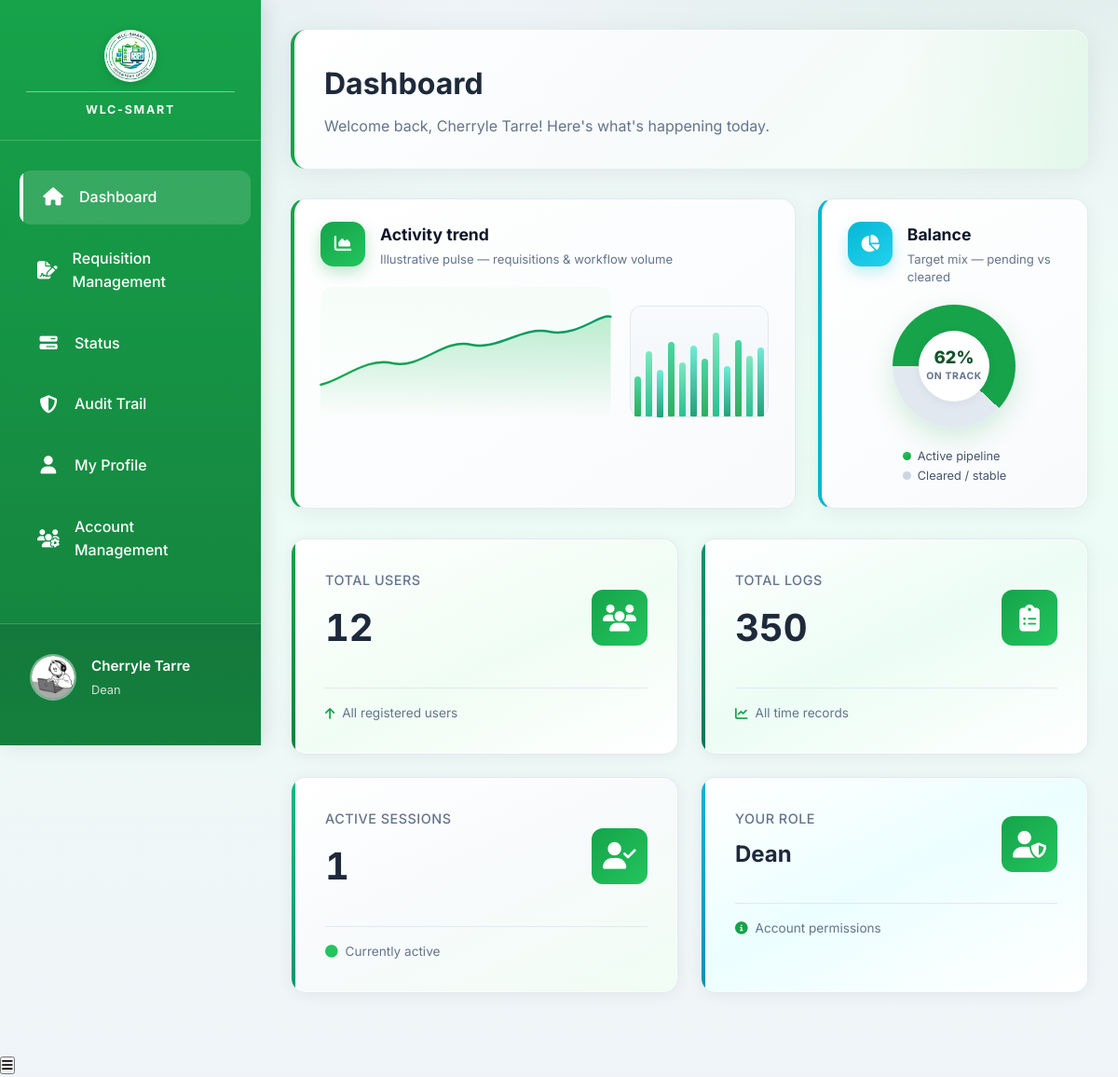
Screenshot of /public/pages/dashboard.php (signed in) with the database file from the repository.
### tables this page shows
CREATE TABLE `user` (
  `user_id` int(11) NOT NULL,
  `Email` varchar(191) NOT NULL COMMENT 'Login email (kept as Email for backward compatibility)',
  `password` varchar(255) NOT NULL COMMENT 'Store hashed password (bcrypt/argon2)',
  `role` enum('Inventory Manager','Dean','Laboratory Manager','Comptroller','President','Employee','User','GSD officer') NOT NULL DEFAULT 'User',
  `failed_attempts` tinyint(3) UNSIGNED NOT NULL DEFAULT 0 COMMENT 'Failed login counter',
  `lock_time` datetime DEFAULT NULL COMMENT 'When account lock was triggered',
  `created_at` datetime NOT NULL DEFAULT current_timestamp() COMMENT 'Record creation timestamp',
  `updated_at` datetime NOT NULL DEFAULT current_timestamp() ON UPDATE current_timestamp() COMMENT 'Last profile/account update',
  `deleted_at` datetime DEFAULT NULL COMMENT 'Soft-delete timestamp',
  `office_id` int(11) DEFAULT NULL,
  `photo_url` varchar(500) DEFAULT NULL COMMENT 'Profile photo URL/path',
  `full_name` varchar(150) DEFAULT NULL COMMENT 'User full name for profile/UI',
  `contact_number` varchar(20) DEFAULT NULL COMMENT 'Mobile/telephone number',
  `has_consented` tinyint(1) NOT NULL DEFAULT 0 COMMENT 'Accepted Privacy Notice + T&C',
  `consent_version` varchar(10) DEFAULT NULL COMMENT 'Policy version accepted (e.g., 2026-01)',
  `consent_date` datetime DEFAULT NULL COMMENT 'When consent was given',
  `last_login` datetime DEFAULT NULL COMMENT 'Most recent successful login',
  `account_status` enum('active','disabled','locked') NOT NULL DEFAULT 'active' COMMENT 'Account lifecycle state',
  `password_updated_at` datetime DEFAULT NULL COMMENT 'Last password change date',
  `remember_token` varchar(255) DEFAULT NULL COMMENT 'Persistent-login/session token hash'
);

### public/pages/dashboard.php (the view, shortened to what this page needs)
<?php
$db = Database::connect();
$stmt = $db->prepare("SELECT * FROM user WHERE user_id = ?");
$stmt->execute([$_SESSION['user_id']]);
$user = $stmt->fetch(PDO::FETCH_ASSOC);
$username = trim((string)($user['full_name'] ?? ''));
$initialSeed = $username !== '' ? $username : (string)($user['Email'] ?? 'U');
$initials = strtoupper(substr($initialSeed, 0, 1));
$totalUsers = $db->query("SELECT COUNT(*) FROM user")->fetchColumn();
$totalLogs  = $db->query("SELECT COUNT(*) FROM log_history")->fetchColumn();
$activeSessions = $db->query("SELECT COUNT(*) FROM log_history WHERE time_out IS NULL OR time_out = '0000-00-00 00:00:00' OR time_out = time_in")->fetchColumn();
?>
<!DOCTYPE html>
<html lang="en">
<head>
<link rel="stylesheet" href="../assets/css/dashboard.css">
<link rel="stylesheet" href="../assets/css/loading.css">
<link rel="stylesheet" href="https://cdnjs.cloudflare.com/ajax/libs/font-awesome/6.5.0/css/all.min.css">
</head>
<body>
<aside class="sidebar" id="sidebar">
    <?php require __DIR__ . '/partials/sidebar_brand_header.php'; ?>
    <nav>
        <ul class="sidebar-nav">
            <li><a href="dashboard.php" class="active"><i class="fas fa-home"></i> <span>Dashboard</span></a></li>
            <li><a href="requisition_management.php" class="internal-link" data-notification-key="inventory_review"><i class="fas fa-file-signature"></i> <span>Requisition Management</span></a></li>
            <li><a href="requisition_status.php" class="internal-link" data-notification-key="requester_attention"><i class="fas fa-bars-progress"></i> <span>Status</span></a></li>
            <li><a href="audit_trail.php" class="internal-link"><i class="fas fa-shield-alt"></i> <span>Audit Trail</span></a></li>
            <li><a href="my_profile.php" class="internal-link"><i class="fas fa-user"></i><span>My Profile</span></a></li>
            <li><a href="account_management.php" class="internal-link"><i class="fas fa-users-cog"></i><span>Account Management</span></a></li>
            <li><a href="facility_management.php" class=""><i class="fas fa-building"></i> Facility Management</a></li>
        </ul>
    </nav>
    <div class="sidebar-footer">
        <div class="user-profile">
            <div class="user-avatar">
                <?php if (!empty($user['photo_url'])): ?>
                    <img src="../<?php echo htmlspecialchars($user['photo_url']); ?>" alt="Profile Photo" class="user-avatar-img">
                <?php else: ?>
                    <div class="user-avatar-initials"><?php echo $initials; ?></div>
                <?php endif; ?>
            </div>
            <div class="user-details">
                <h4><?php echo htmlspecialchars($username); ?></h4>
                <p><?php echo htmlspecialchars(ucfirst($user['role'])); ?></p>
            </div>
        </div>
    </div>
</aside>
<main class="main-content">
    <div class="page-header">
        <h1>Dashboard</h1>
        <p>Welcome back, <?php echo htmlspecialchars($username); ?>! Here's what's happening today.</p>
    </div>
    <?php require __DIR__ . '/partials/dashboard_overview_charts.php'; ?>
    <div class="dashboard-grid">
        <div class="dashboard-card">
            <div class="card-header">
                <div><p class="card-title">Total Users</p><h3 class="card-value"><?php echo number_format($totalUsers); ?></h3></div>
                <div class="card-icon"><i class="fas fa-users"></i></div>
            </div>
            <div class="card-footer"><i class="fas fa-arrow-up"></i><span>All registered users</span></div>
        </div>
        <div class="dashboard-card">
            <div class="card-header">
                <div><p class="card-title">Total Logs</p><h3 class="card-value"><?php echo number_format($totalLogs); ?></h3></div>
                <div class="card-icon"><i class="fas fa-clipboard-list"></i></div>
            </div>
            <div class="card-footer"><i class="fas fa-chart-line"></i><span>All time records</span></div>
        </div>
        <div class="dashboard-card">
            <div class="card-header">
                <div><p class="card-title">Active Sessions</p><h3 class="card-value"><?php echo number_format($activeSessions); ?></h3></div>
                <div class="card-icon"><i class="fas fa-user-check"></i></div>
            </div>
            <div class="card-footer"><i class="fas fa-circle" style="color:#22c55e;"></i><span>Currently active</span></div>
        </div>
        <div class="dashboard-card">
            <div class="card-header">
                <div><p class="card-title">Your Role</p><h3 class="card-value" style="font-size:1.5rem;text-transform:capitalize;"><?php echo htmlspecialchars($user['role']); ?></h3></div>
                <div class="card-icon"><i class="fas fa-user-shield"></i></div>
            </div>
            <div class="card-footer"><i class="fas fa-info-circle"></i><span>Account permissions</span></div>
        </div>
    </div>
</main>
<button class="mobile-menu-btn" id="mobileMenuBtn"><i class="fas fa-bars"></i></button>
</body>
</html>

### public/pages/dashboard.php (style rules this page uses)
.card-value { font-variant-numeric: tabular-nums; }

### rows the page displays
user: photo_url (picture), full_name "Cherryle Tarre", role "Dean"

### other values shown
$totalUsers "12"
$totalLogs "350"
$activeSessions "1"
